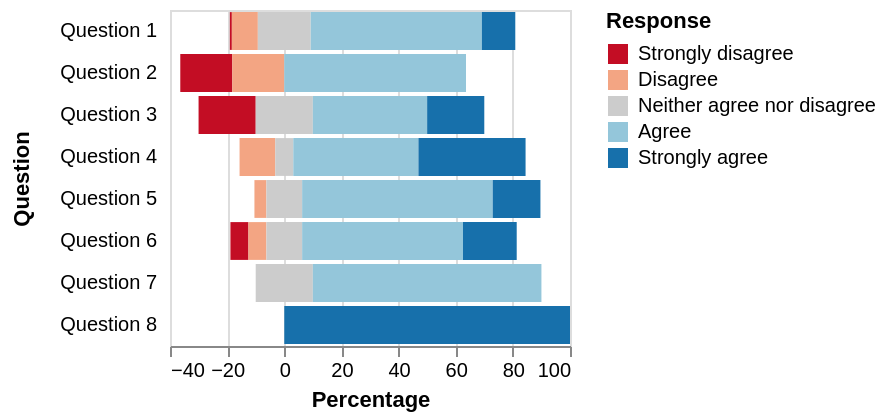

The specification (Vega-Lite) saved for this image:
### Vega specification from a JSON file in a GitHub repository (floating-point values rounded to 4 significant figures)
{"$schema": "https://vega.github.io/schema/vega/v4.json", "description": "A diverging stacked bar chart for sentiments towards a set of eight questions, displayed as percentages with neutral responses straddling the 0% mark", "autosize": "pad", "padding": 5, "width": 200, "style": "cell", "data": [{"name": "source_0", "values": [{"question": "Question 1", "type": "Strongly disagree", "value": 24, "percentage": 0.7}, {"question": "Question 1", "type": "Disagree", "value": 294, "percentage": 9.1}, {"question": "Question 1", "type": "Neither agree nor disagree", "value": 594, "percentage": 18.5}, {"question": "Question 1", "type": "Agree", "value": 1927, "percentage": 59.9}, {"question": "Question 1", "type": "Strongly agree", "value": 376, "percentage": 11.7}, {"question": "Question 2", "type": "Strongly disagree", "value": 2, "percentage": 18.2}, {"question": "Question 2", "type": "Disagree", "value": 2, "percentage": 18.2}, {"question": "Question 2", "type": "Neither agree nor disagree", "value": 0, "percentage": 0}, {"question": "Question 2", "type": "Agree", "value": 7, "percentage": 63.6}, {"question": "Question 2", "type": "Strongly agree", "value": 11, "percentage": 0}, {"question": "Question 3", "type": "Strongly disagree", "value": 2, "percentage": 20}, {"question": "Question 3", "type": "Disagree", "value": 0, "percentage": 0}, {"question": "Question 3", "type": "Neither agree nor disagree", "value": 2, "percentage": 20}, {"question": "Question 3", "type": "Agree", "value": 4, "percentage": 40}, {"question": "Question 3", "type": "Strongly agree", "value": 2, "percentage": 20}, {"question": "Question 4", "type": "Strongly disagree", "value": 0, "percentage": 0}, {"question": "Question 4", "type": "Disagree", "value": 2, "percentage": 12.5}, {"question": "Question 4", "type": "Neither agree nor disagree", "value": 1, "percentage": 6.3}, {"question": "Question 4", "type": "Agree", "value": 7, "percentage": 43.8}, {"question": "Question 4", "type": "Strongly agree", "value": 6, "percentage": 37.5}, {"question": "Question 5", "type": "Strongly disagree", "value": 0, "percentage": 0}, {"question": "Question 5", "type": "Disagree", "value": 1, "percentage": 4.2}, {"question": "Question 5", "type": "Neither agree nor disagree", "value": 3, "percentage": 12.5}, {"question": "Question 5", "type": "Agree", "value": 16, "percentage": 66.7}, {"question": "Question 5", "type": "Strongly agree", "value": 4, "percentage": 16.7}, {"question": "Question 6", "type": "Strongly disagree", "value": 1, "percentage": 6.3}, {"question": "Question 6", "type": "Disagree", "value": 1, "percentage": 6.3}, {"question": "Question 6", "type": "Neither agree nor disagree", "value": 2, "percentage": 12.5}, {"question": "Question 6", "type": "Agree", "value": 9, "percentage": 56.3}, {"question": "Question 6", "type": "Strongly agree", "value": 3, "percentage": 18.8}, {"question": "Question 7", "type": "Strongly disagree", "value": 0, "percentage": 0}, {"question": "Question 7", "type": "Disagree", "value": 0, "percentage": 0}, {"question": "Question 7", "type": "Neither agree nor disagree", "value": 1, "percentage": 20}, {"question": "Question 7", "type": "Agree", "value": 4, "percentage": 80}, {"question": "Question 7", "type": "Strongly agree", "value": 0, "percentage": 0}, {"question": "Question 8", "type": "Strongly disagree", "value": 0, "percentage": 0}, {"question": "Question 8", "type": "Disagree", "value": 0, "percentage": 0}, {"question": "Question 8", "type": "Neither agree nor disagree", "value": 0, "percentage": 0}, {"question": "Question 8", "type": "Agree", "value": 0, "percentage": 0}, {"question": "Question 8", "type": "Strongly agree", "value": 2, "percentage": 100}]}, {"name": "data_0", "source": "source_0", "transform": [{"type": "formula", "expr": "if(datum.type === 'Strongly disagree',-2,0) + if(datum.type==='Disagree',-1,0) + if(datum.type =='Neither agree nor disagree',0,0) + if(datum.type ==='Agree',1,0) + if(datum.type ==='Strongly agree',2,0)", "as": "q_order"}, {"type": "formula", "expr": "if(datum.type === 'Disagree' || datum.type === 'Strongly disagree', datum.percentage,0) + if(datum.type === 'Neither agree nor disagree', datum.percentage / 2,0)", "as": "signed_percentage"}, {"type": "stack", "groupby": ["question"], "field": "percentage", "sort": {"field": [], "order": []}, "as": ["v1", "v2"], "offset": "zero"}, {"type": "window", "params": [null], "as": ["offset"], "ops": ["sum"], "fields": ["signed_percentage"], "sort": {"field": [], "order": []}, "groupby": ["question"], "frame": [null, null]}, {"type": "formula", "expr": "datum.v1 - datum.offset", "as": "nx"}, {"type": "formula", "expr": "datum.v2 - datum.offset", "as": "nx2"}]}], "signals": [{"name": "y_step", "value": 21}, {"name": "height", "update": "bandspace(domain('y').length, 0.1, 0.05) * y_step"}], "marks": [{"name": "marks", "type": "rect", "style": ["bar"], "from": {"data": "data_0"}, "encode": {"update": {"fill": [{"test": "datum[\"nx\"] === null || isNaN(datum[\"nx\"])", "value": null}, {"scale": "color", "field": "type"}], "tooltip": {"signal": "{\"Percentage\": format(datum[\"nx\"], \"\"), \"Question\": ''+datum[\"question\"], \"nx2\": format(datum[\"nx2\"], \"\"), \"Response\": ''+datum[\"type\"]}"}, "x": {"scale": "x", "field": "nx"}, "x2": {"scale": "x", "field": "nx2"}, "y": {"scale": "y", "field": "question"}, "height": {"scale": "y", "band": true}}}}], "scales": [{"name": "x", "type": "linear", "domain": {"data": "data_0", "fields": ["nx", "nx2"]}, "range": [0, {"signal": "width"}], "nice": true, "zero": true}, {"name": "y", "type": "band", "domain": {"data": "data_0", "field": "question", "sort": true}, "range": {"step": {"signal": "y_step"}}, "paddingInner": 0.1, "paddingOuter": 0.05}, {"name": "color", "type": "ordinal", "domain": ["Strongly disagree", "Disagree", "Neither agree nor disagree", "Agree", "Strongly agree"], "range": ["#c30d24", "#f3a583", "#cccccc", "#94c6da", "#1770ab"]}], "axes": [{"scale": "x", "orient": "bottom", "grid": false, "title": "Percentage", "labelFlush": true, "labelOverlap": true, "tickCount": {"signal": "ceil(width/40)"}, "zindex": 1}, {"scale": "x", "orient": "bottom", "gridScale": "y", "grid": true, "tickCount": {"signal": "ceil(width/40)"}, "domain": false, "labels": false, "maxExtent": 0, "minExtent": 0, "ticks": false, "zindex": 0}, {"scale": "y", "orient": "left", "grid": false, "title": "Question", "domain": false, "minExtent": 60, "offset": 5, "ticks": false, "zindex": 1}], "legends": [{"title": "Response", "fill": "color", "encode": {"symbols": {"update": {"shape": {"value": "square"}}}}}], "config": {"axisY": {"minExtent": 30}, "legend": {"gradientLength": 185}}}
